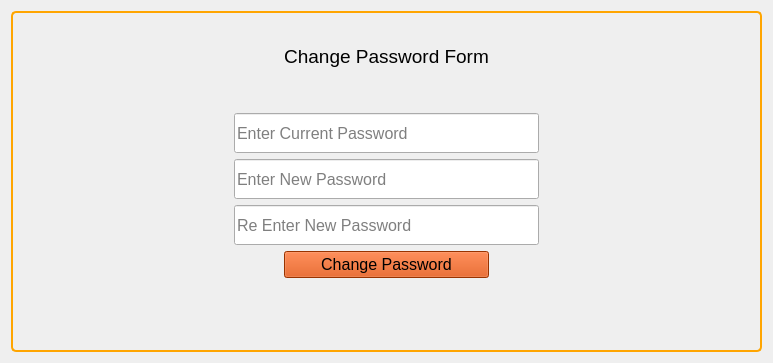
                     <widget class="QWidget" name="change_password_page">
                      <layout class="QGridLayout" name="gridLayout_36">
                       <item row="0" column="0">
                        <widget class="QFrame" name="frame_40">
                         <property name="minimumSize">
                          <size>
                           <width>751</width>
                           <height>341</height>
                          </size>
                         </property>
                         <property name="maximumSize">
                          <size>
                           <width>751</width>
                           <height>341</height>
                          </size>
                         </property>
                         <property name="cursor">
                          <cursorShape>OpenHandCursor</cursorShape>
                         </property>
                         <property name="styleSheet">
                          <string notr="true">QFrame{border:2px solid orange; border-radius:5px}</string>
                         </property>
                         <property name="frameShape">
                          <enum>QFrame::StyledPanel</enum>
                         </property>
                         <property name="frameShadow">
                          <enum>QFrame::Raised</enum>
                         </property>
                         <layout class="QGridLayout" name="gridLayout_63">
                          <item row="0" column="0">
                           <widget class="QFrame" name="frame_41">
                            <property name="minimumSize">
                             <size>
                              <width>411</width>
                              <height>291</height>
                             </size>
                            </property>
                            <property name="maximumSize">
                             <size>
                              <width>411</width>
                              <height>291</height>
                             </size>
                            </property>
                            <property name="styleSheet">
                             <string notr="true">QFrame{border:None;}</string>
                            </property>
                            <property name="frameShape">
                             <enum>QFrame::StyledPanel</enum>
                            </property>
                            <property name="frameShadow">
                             <enum>QFrame::Raised</enum>
                            </property>
                            <layout class="QGridLayout" name="gridLayout_35">
                             <item row="5" column="1" colspan="3">
                              <widget class="QLineEdit" name="new_pwd1_le">
                               <property name="minimumSize">
                                <size>
                                 <width>0</width>
                                 <height>40</height>
                                </size>
                               </property>
                               <property name="font">
                                <font>
                                 <pointsize>12</pointsize>
                                </font>
                               </property>
                               <property name="echoMode">
                                <enum>QLineEdit::Password</enum>
                               </property>
                               <property name="placeholderText">
                                <string>Enter New Password</string>
                               </property>
                              </widget>
                             </item>
                             <item row="6" column="1" colspan="3">
                              <widget class="QLineEdit" name="new_pwd2_le">
                               <property name="minimumSize">
                                <size>
                                 <width>0</width>
                                 <height>40</height>
                                </size>
                               </property>
                               <property name="font">
                                <font>
                                 <pointsize>12</pointsize>
                                </font>
                               </property>
                               <property name="echoMode">
                                <enum>QLineEdit::Password</enum>
                               </property>
                               <property name="placeholderText">
                                <string>Re Enter New Password</string>
                               </property>
                              </widget>
                             </item>
                             <item row="7" column="2">
                              <widget class="QPushButton" name="change_butt">
                               <property name="maximumSize">
                                <size>
                                 <width>231</width>
                                 <height>28</height>
                                </size>
                               </property>
                               <property name="font">
                                <font>
                                 <pointsize>12</pointsize>
                                </font>
                               </property>
                               <property name="cursor">
                                <cursorShape>PointingHandCursor</cursorShape>
                               </property>
                               <property name="styleSheet">
                                <string notr="true">background-color: rgb(214, 71, 0);</string>
                               </property>
                               <property name="text">
                                <string>Change Password</string>
                               </property>
                              </widget>
                             </item>
                             <item row="8" column="2">
                              <spacer name="verticalSpacer_2">
                               <property name="orientation">
                                <enum>Qt::Vertical</enum>
                               </property>
                               <property name="sizeHint" stdset="0">
                                <size>
                                 <width>20</width>
                                 <height>40</height>
                                </size>
                               </property>
                              </spacer>
                             </item>
                             <item row="7" column="1">
                              <spacer name="horizontalSpacer_28">
                               <property name="orientation">
                                <enum>Qt::Horizontal</enum>
                               </property>
                               <property name="sizeHint" stdset="0">
                                <size>
                                 <width>40</width>
                                 <height>20</height>
                                </size>
                               </property>
                              </spacer>
                             </item>
                             <item row="0" column="2">
                              <widget class="QLabel" name="label_25">
                               <property name="font">
                                <font>
                                 <pointsize>14</pointsize>
                                </font>
                               </property>
                               <property name="styleSheet">
                                <string notr="true">border: None;</string>
                               </property>
                               <property name="text">
                                <string>Change Password Form</string>
                               </property>
                               <property name="alignment">
                                <set>Qt::AlignCenter</set>
                               </property>
                              </widget>
                             </item>
                             <item row="7" column="0">
                              <spacer name="horizontalSpacer_25">
                               <property name="orientation">
                                <enum>Qt::Horizontal</enum>
                               </property>
                               <property name="sizeHint" stdset="0">
                                <size>
                                 <width>40</width>
                                 <height>20</height>
                                </size>
                               </property>
                              </spacer>
                             </item>
                             <item row="2" column="1" colspan="3">
                              <widget class="QLineEdit" name="old_pwd_le">
                               <property name="minimumSize">
                                <size>
                                 <width>0</width>
                                 <height>40</height>
                                </size>
                               </property>
                               <property name="font">
                                <font>
                                 <pointsize>12</pointsize>
                                </font>
                               </property>
                               <property name="echoMode">
                                <enum>QLineEdit::Password</enum>
                               </property>
                               <property name="placeholderText">
                                <string>Enter Current Password</string>
                               </property>
                              </widget>
                             </item>
                             <item row="7" column="3">
                              <spacer name="horizontalSpacer_26">
                               <property name="orientation">
                                <enum>Qt::Horizontal</enum>
                               </property>
                               <property name="sizeHint" stdset="0">
                                <size>
                                 <width>40</width>
                                 <height>20</height>
                                </size>
                               </property>
                              </spacer>
                             </item>
                             <item row="7" column="4">
                              <spacer name="horizontalSpacer_27">
                               <property name="orientation">
                                <enum>Qt::Horizontal</enum>
                               </property>
                               <property name="sizeHint" stdset="0">
                                <size>
                                 <width>40</width>
                                 <height>20</height>
                                </size>
                               </property>
                              </spacer>
                             </item>
                             <item row="1" column="2">
                              <spacer name="verticalSpacer_3">
                               <property name="orientation">
                                <enum>Qt::Vertical</enum>
                               </property>
                               <property name="sizeHint" stdset="0">
                                <size>
                                 <width>20</width>
                                 <height>40</height>
                                </size>
                               </property>
                              </spacer>
                             </item>
                            </layout>
                           </widget>
                          </item>
                         </layout>
                        </widget>
                       </item>
                      </layout>
                     </widget>
